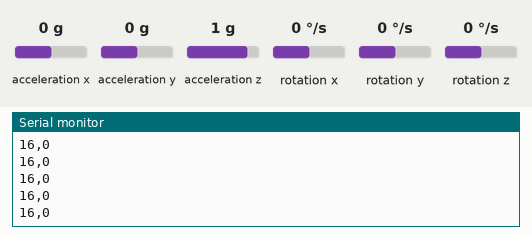
Simulated run of this sketch. Board: Arduino Uno, built with avr-gcc and run on an emulated ATmega328P. On the bench: the last lines printed to the serial monitor. Wiring (inferred from the names in the program): MPU-6050 motion sensor at I2C address 0x68. The test bench sets the inputs (shaded band); at power-on: acceleration x 0 g, acceleration y 0 g, acceleration z 1 g, rotation x 0 °/s, rotation y 0 °/s, rotation z 0 °/s.

Above: at 1.2 s.
1.3 s: acceleration x set to -0.8 g
At 1.8 s:
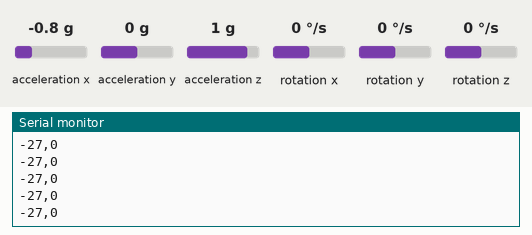
4.3 s: acceleration y set to -1.4 g
At 4.8 s:
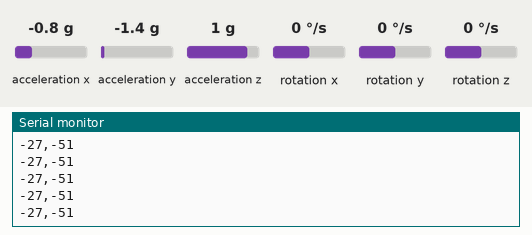
5.8 s: acceleration z set to -1.4 g
At 6.6 s:
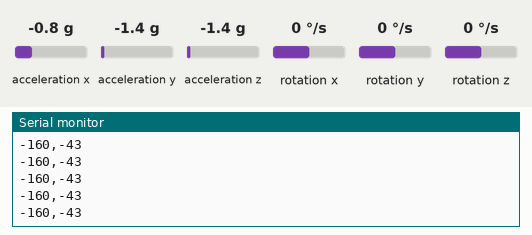
Timing chart, 0 to 8.8 s (numbered marks = the images above; inputs shaded):
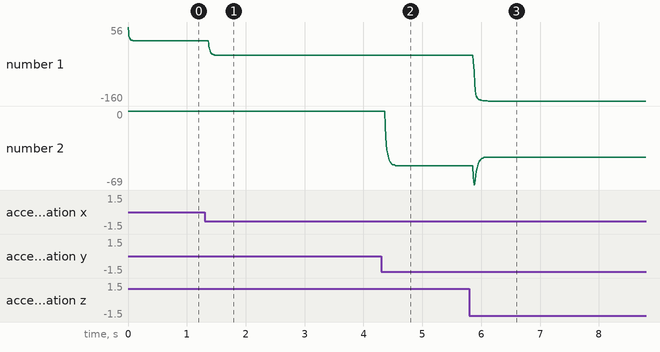

Measured:
- after the input at 1.3 s, the serial monitor: prints a new line after 0.07 s (image 1)
- after the input at 4.3 s, the serial monitor: prints a new line after 0.07 s (image 2)
- after the input at 5.8 s, the serial monitor: prints a new line after 0.07 s (image 3)
- plotted number 1: 16 → -27 after the input at 1.3 s, -27 → -160 after the input at 5.8 s
- plotted number 2: 0 → -51 after the input at 4.3 s, -51 → -43 after the input at 5.8 s

The sketch:

Test-wobble.ino
```cpp
#include <Wire.h>
#include <Filter.h>

#define AxOffset 4752
#define AyOffset 0
#define AzOffset -100

const int MPU_addr=0x68;  // I2C address of the MPU-6050
float AcX,AcY,AcZ,Tmp,GyX,GyY,GyZ; //7 read values from Sensor (3 axis of Accel and Gyro, and 1 from Temp)

float pitch = 0; //angles in deg
float roll = 0;

ExponentialFilter<float> FAcX(20,0);
ExponentialFilter<float> FAcY(20,0);
ExponentialFilter<float> FAcZ(20,0);
ExponentialFilter<float> FGyX(10,0);
ExponentialFilter<float> FGyY(10,0);
ExponentialFilter<float> FGyZ(10,0);

void setup() {
  // put your setup code here, to run once:
  Wire.begin();
  Wire.beginTransmission(MPU_addr); //Begin Transmission to the Slave (in this case, the MPU-6050)
  Wire.write(0x6B);  // points to PWR_MGMT_1 register
  Wire.write(0);     // set the register address value to zero (wakes up the MPU-6050)
  Wire.endTransmission(true);
  Serial.begin(9600);
}

void loop() {
  // put your main code here, to run repeatedly:
  grabValues(); //Grab Raw Values for AcX, AcY, AcZ, Tmp, GyX, GyY, GyZ
  filtering(); //Filter Raw Values and add offsets, re-assign to AcX, AcY, AcZ, GyX, GyY, GyZ

  pitch = atan2f((float)AcX, (float)AcZ)*180/3.14;
  roll = atan2f((float)AcY, sqrt(AcX*AcX+AcZ*AcZ))*180/3.14;

  String p = String(int(pitch));//side to side (90 straight up)
  String r = String(int(roll));//forward to back (0 straight up)

  String dataSent1 = String(p + ',');
  String dataSent2 = String(dataSent1 + r);

  Serial.println(dataSent2);
}

void grabValues()
{
  Wire.beginTransmission(MPU_addr);
  Wire.write(0x3B);  // starting with register 0x3B (ACCEL_XOUT_H)
  Wire.endTransmission(false); //send a restart, keep connection active
  Wire.requestFrom(MPU_addr,14,true);  // request a total of 14 registers
  AcX=Wire.read()<<8|Wire.read();  // 0x3B (ACCEL_XOUT_H) & 0x3C (ACCEL_XOUT_L)
  AcY=Wire.read()<<8|Wire.read();  // 0x3D (ACCEL_YOUT_H) & 0x3E (ACCEL_YOUT_L)
  AcZ=Wire.read()<<8|Wire.read();  // 0x3F (ACCEL_ZOUT_H) & 0x40 (ACCEL_ZOUT_L)
  Tmp=Wire.read()<<8|Wire.read();  // 0x41 (TEMP_OUT_H) & 0x42 (TEMP_OUT_L)
  GyX=Wire.read()<<8|Wire.read();  // 0x43 (GYRO_XOUT_H) & 0x44 (GYRO_XOUT_L)
  GyY=Wire.read()<<8|Wire.read();  // 0x45 (GYRO_YOUT_H) & 0x46 (GYRO_YOUT_L)
  GyZ=Wire.read()<<8|Wire.read();  // 0x47 (GYRO_ZOUT_H) & 0x48 (GYRO_ZOUT_L)
}

void filtering()
{
  FAcX.Filter(AcX);
  FAcY.Filter(AcY);
  FAcZ.Filter(AcZ);

  AcX = ((FAcX.Current() + AxOffset)/16384);
  AcY = ((FAcY.Current() + AyOffset)/16384);
  AcZ = ((FAcZ.Current() + AzOffset)/16384);

  FGyX.Filter(GyX);
  FGyY.Filter(GyY);
  FGyZ.Filter(GyZ);

  GyX = (FGyX.Current())/131;
  GyY = (FGyY.Current())/131;
  GyZ = (FGyZ.Current())/131;
}
```
